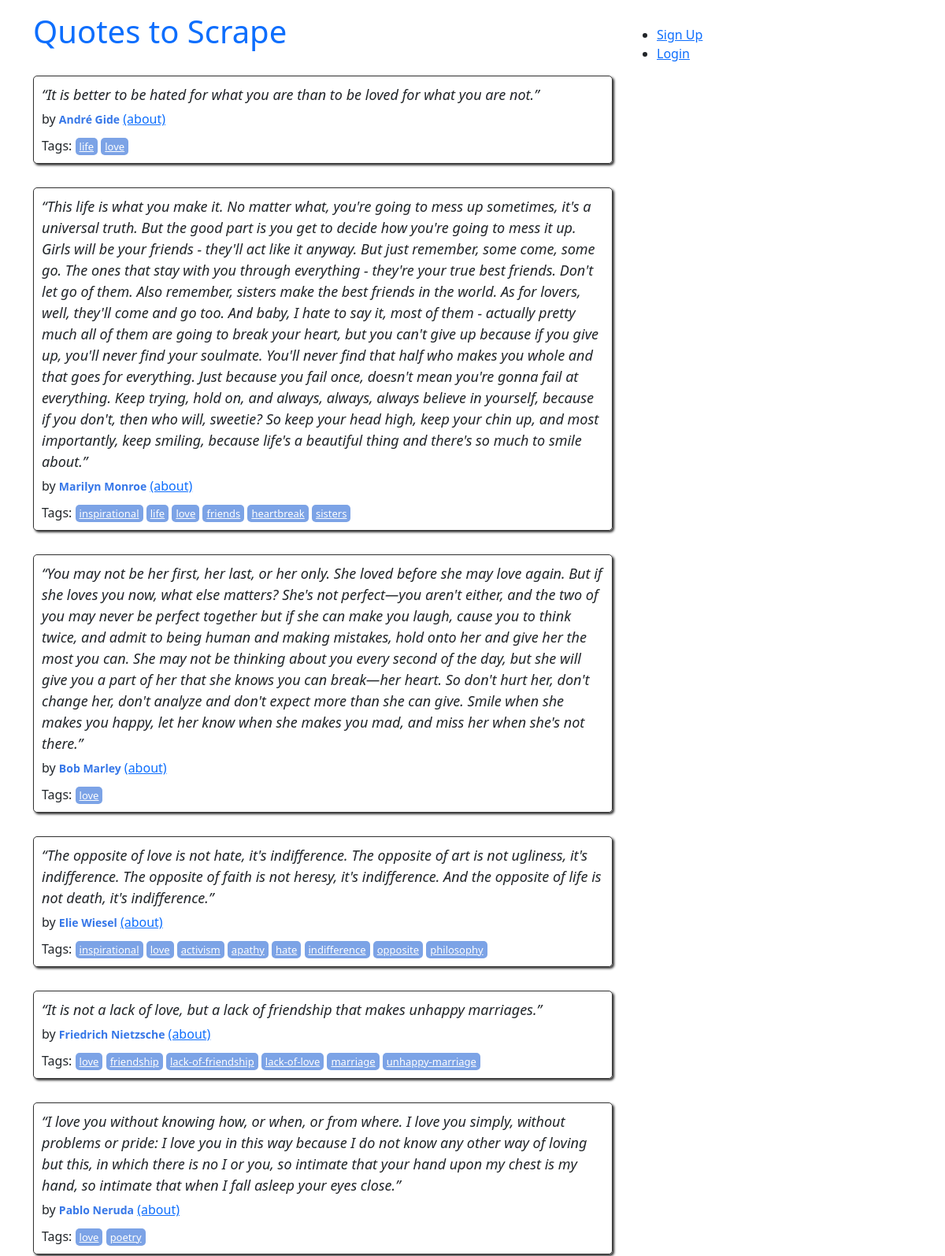
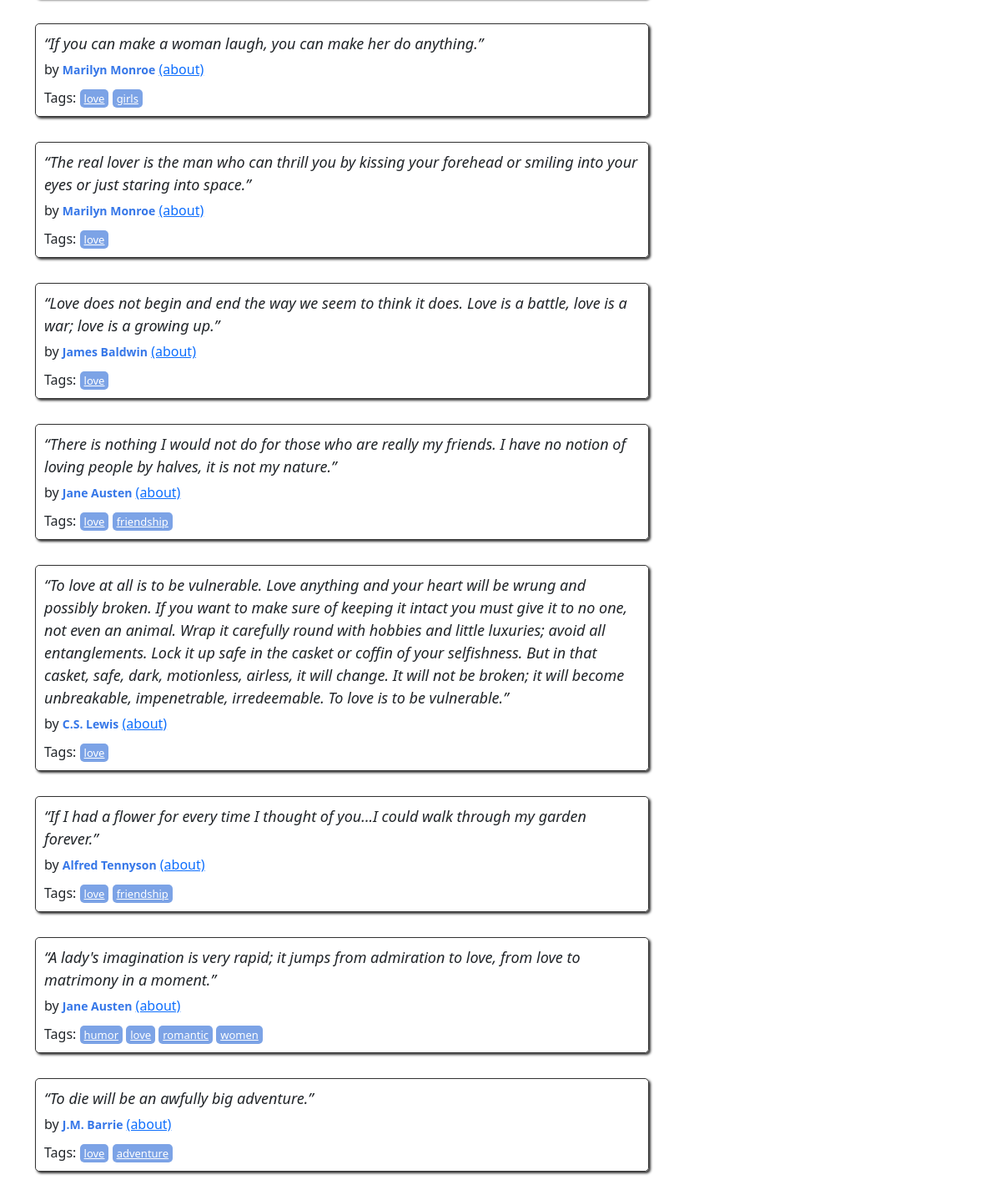
The page /tag/love on the database its author committed (2 pictures, top to bottom).
### quotes/models.py (models this page shows, shortened)
class Quote(models.Model):
     quote = models.TextField()
     tags = models.ManyToManyField(Tag)
     author = models.ForeignKey(Author, on_delete=models.CASCADE, default=None, null=True)
     created_ad =models.DateTimeField(auto_now_add=True)

class Author(models.Model):
    fullname = models.CharField(max_length=50)
    born_date = models.CharField(max_length=50)
    born_location = models.CharField(max_length=150)
    description = models.TextField()
    created_at = models.DateTimeField(auto_now_add=True)
    def __str__(self) -> str:
         return self.fullname

class Tag(models.Model):
     name = models.CharField(max_length=30, null=False, unique=True)
     def __str__(self) -> str:
          return self.name

### quotes/views.py (the view)
# urls.py: path('tag/<str:tag_name>', views.detail_tag, name='detail_tag')
def detail_tag(request, tag_name):
   tag = Tag.objects.filter(name=tag_name).first()
   quotes = Quote.objects.filter(tags=tag.id).all()
   return render(request, 'quotes/tag_detail.html', {"quotes": quotes})

### quotes/templates/quotes/tag_detail.html
{% extends 'quotes/base.html' %}
{% load extract %}
{% block content %}
<div class="row">
    <div class="col-md-8">
        {% for quote in quotes %}
        <div class="quote" itemscope="" itemtype="http://schema.org/CreativeWork">
            <span class="text" itemprop="text">{{quote.quote}}</span>
            <span>by <small class="author" itemprop="author">{{quote.author}}</small>
                <a href="/detail/{{quote.author}}">(about)</a>
            </span>
            <div class="tags">
                Tags:
                {% for tag in quote.tags.all%}
                <a class="tag" href="/tag/{{tag}}">{{tag}}</a>
                {% endfor %}
            </div>
        </div>
        {% endfor %}
        </div>
        </div>
        {%endblock%}

### quotes/templates/quotes/base.html (shortened to what this page needs)
<!DOCTYPE html>
<html lang="en">
<head>
    <link href="https://cdn.jsdelivr.net/npm/bootstrap@5.3.1/dist/css/bootstrap.min.css" rel="stylesheet"
>
    {% load static %}
    <link rel="stylesheet" href="{% static 'quotes/style.css' %}">
</head>
<body>
<div class="container">
    <div class="row header-box pt-3">
        <div class="col-md-8">
            <h1>
                <a href="/" style="text-decoration: none">Quotes to Scrape</a>
            </h1>
        </div>
        <div class="col-md-4">
            <p>
                {% if user.is_authenticated %}
                <ul>
                    <li>Welcome <b>{{ user.username }}!</b></li>
                    <li><a href="{% url 'users:logout' %}" role="button">Logout</a></li>
                </ul>
                {% else %}
                <ul>
                    <li><a href="{% url 'users:signup' %}" role="button">Sign Up</a></li>
                    <li><a href="{% url 'users:login' %}" role="button">Login</a></li>
                </ul>
                {% endif %}
            </p>
        </div>
    </div>
    {% block content %} {% endblock %}
    </div>
</body>
</html>

### quotes/static/quotes/style.css (style rules this page uses)
.quote { padding: 10px; margin-bottom: 30px; border: 1px solid #333333; border-radius: 5px; box-shadow: 2px 2px 3px #333333; }
.quote span.text { display: block; margin-bottom: 5px; font-size: large; font-style: italic; }
.quote small.author { font-weight: bold; color: #3677E8; }
.quote .tags { margin-top: 10px; }
.tag { padding: 2px 5px; border-radius: 5px; color: white; font-size: small; background-color: #7CA3E6; }

### rows shown on the page
Quote: quote "“It is better to be hated for what you are than to be loved for what you are not.”", author "André Gide"
Tag: name "life"
Tag: name "love"
Quote: quote "“This life is what you make it. No matter what, you're going to mess up sometimes, it's a universal truth. But the good part is you get to decide how you're going to mess it up. Girls will be your friends - they'll act like it anyway. But just remember, some come, some go. The ones that stay with you through everything - they're your true best friends. Don't let go of them. Also remember, sisters make the best friends in the world. As for lovers, well, they'll come and go too. And baby, I hate to say it, most of them - actually pretty much all of them are going to break your heart, but you can't give up because if you give up, you'll never find your soulmate. You'll never find that half who…", author "Marilyn Monroe"
Tag: name "inspirational"
Tag: name "friends"
Tag: name "heartbreak"
Tag: name "sisters"
Quote: quote "“You may not be her first, her last, or her only. She loved before she may love again. But if she loves you now, what else matters? She's not perfect—you aren't either, and the two of you may never be perfect together but if she can make you laugh, cause you to think twice, and admit to being human and making mistakes, hold onto her and give her the most you can. She may not be thinking about you every second of the day, but she will give you a part of her that she knows you can break—her heart. So don't hurt her, don't change her, don't analyze and don't expect more than she can give. Smile when she makes you happy, let her know when she makes you mad, and miss her when she's not there.”", author "Bob Marley"
Quote: quote "“The opposite of love is not hate, it's indifference. The opposite of art is not ugliness, it's indifference. The opposite of faith is not heresy, it's indifference. And the opposite of life is not death, it's indifference.”", author "Elie Wiesel"
Tag: name "activism"
Tag: name "apathy"
Tag: name "hate"
Tag: name "indifference"
Tag: name "opposite"
Tag: name "philosophy"
Quote: quote "“It is not a lack of love, but a lack of friendship that makes unhappy marriages.”", author "Friedrich Nietzsche"
Tag: name "friendship"
Tag: name "lack-of-friendship"
Tag: name "lack-of-love"
Tag: name "marriage"
Tag: name "unhappy-marriage"
Quote: quote "“I love you without knowing how, or when, or from where. I love you simply, without problems or pride: I love you in this way because I do not know any other way of loving but this, in which there is no I or you, so intimate that your hand upon my chest is my hand, so intimate that when I fall asleep your eyes close.”", author "Pablo Neruda"
Tag: name "poetry"
Quote: quote "“If you can make a woman laugh, you can make her do anything.”", author "Marilyn Monroe"
Tag: name "girls"
Quote: quote "“The real lover is the man who can thrill you by kissing your forehead or smiling into your eyes or just staring into space.”", author "Marilyn Monroe"
Quote: quote "“Love does not begin and end the way we seem to think it does. Love is a battle, love is a war; love is a growing up.”", author "James Baldwin"
Quote: quote "“There is nothing I would not do for those who are really my friends. I have no notion of loving people by halves, it is not my nature.”", author "Jane Austen"
Quote: quote "“To love at all is to be vulnerable. Love anything and your heart will be wrung and possibly broken. If you want to make sure of keeping it intact you must give it to no one, not even an animal. Wrap it carefully round with hobbies and little luxuries; avoid all entanglements. Lock it up safe in the casket or coffin of your selfishness. But in that casket, safe, dark, motionless, airless, it will change. It will not be broken; it will become unbreakable, impenetrable, irredeemable. To love is to be vulnerable.”", author "C.S. Lewis"
Quote: quote "“If I had a flower for every time I thought of you...I could walk through my garden forever.”", author "Alfred Tennyson"
Quote: quote "“A lady's imagination is very rapid; it jumps from admiration to love, from love to matrimony in a moment.”", author "Jane Austen"
Tag: name "humor"
Tag: name "romantic"
Tag: name "women"
Quote: quote "“To die will be an awfully big adventure.”", author "J.M. Barrie"
Tag: name "adventure"
